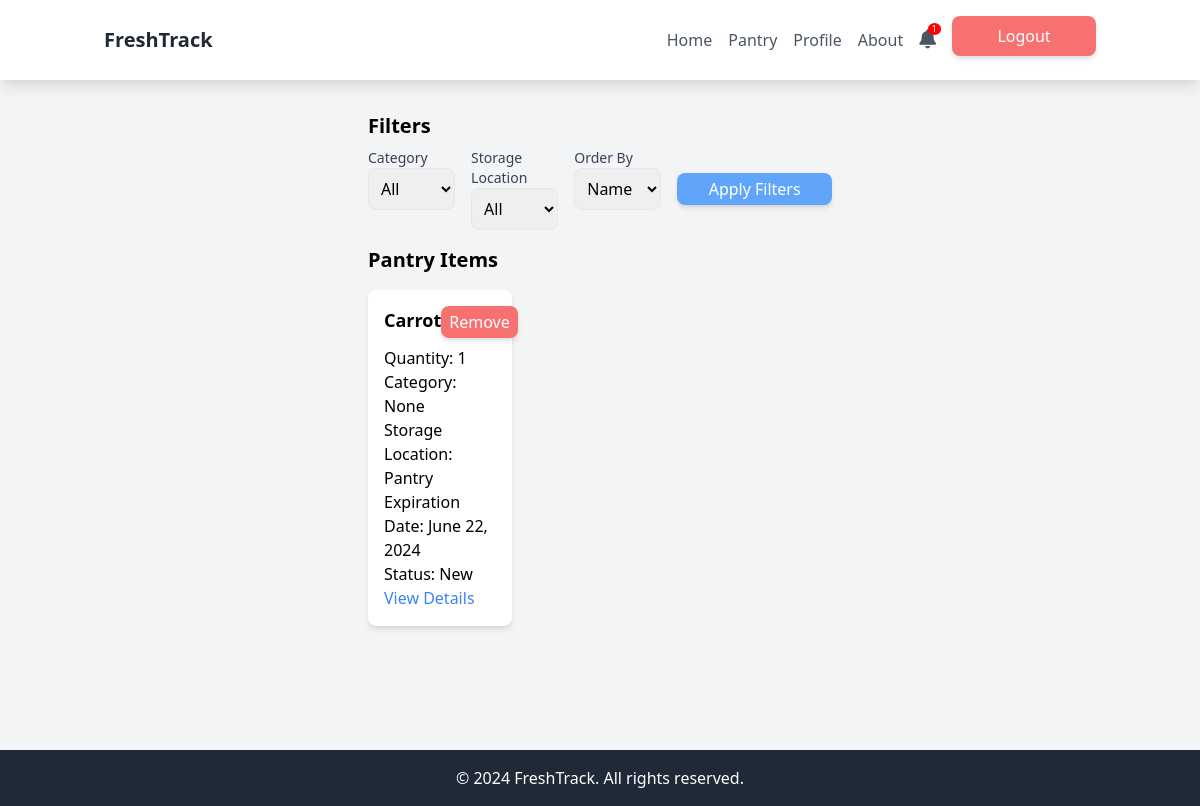
The app's page /pantry/ (signed in), older data.
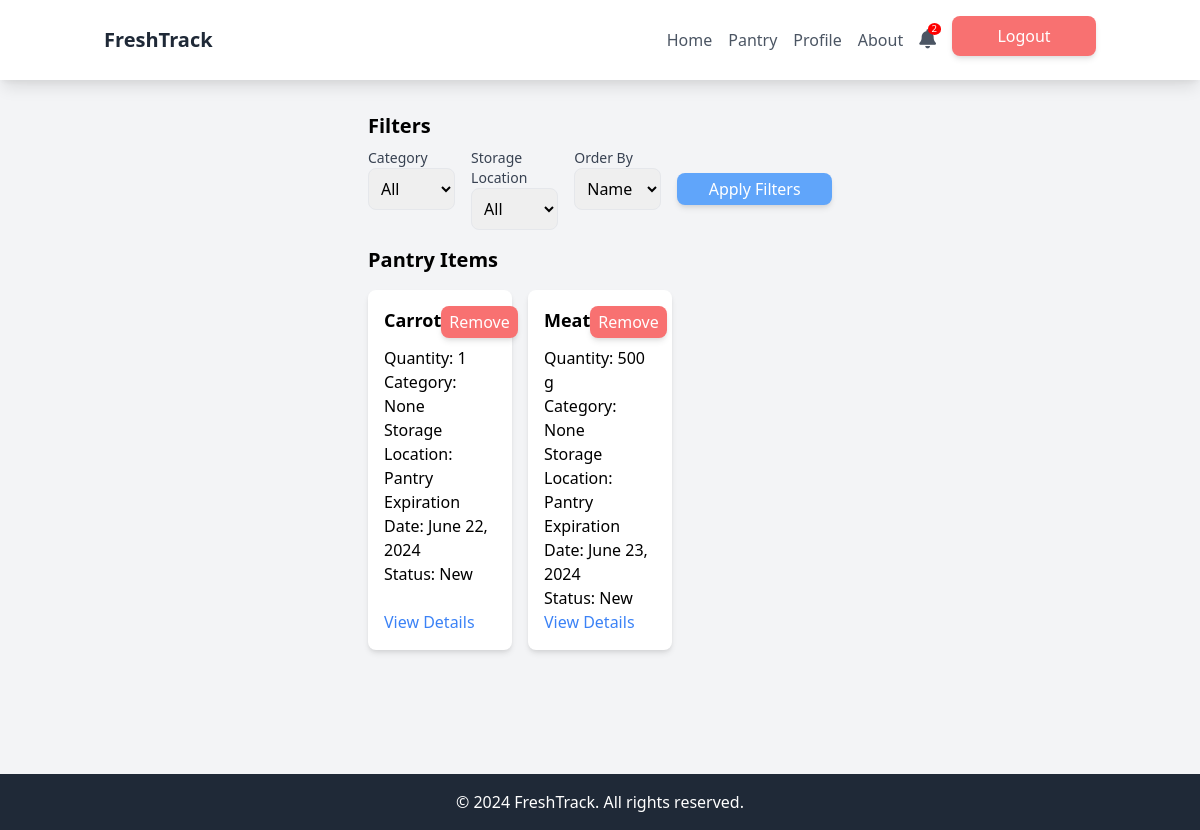
The same page, newer data.
### freshtrack/models.py (models this page shows, shortened)
class Product(models.Model):
    UNIT_CHOICES = [
        ('L', 'Litri'),
        ('g', 'Grammi'),
        ('u', 'Unità'),
    ]
    STATUS_CHOICES = [
        ('New', 'New'),
        ('Opened', 'Opened'),
    ]
    id = models.AutoField(primary_key=True)  # Campo AutoField per l'ID univoco
    user = models.ForeignKey(User, on_delete=models.CASCADE)
    name = models.CharField(max_length=100)
    quantity = models.PositiveIntegerField()
    unit_of_measure = models.CharField(max_length=1, choices=UNIT_CHOICES)
    expiration_date = models.DateField(blank=True, null=True, default=None)
    insertion_date = models.DateTimeField(auto_now_add=True)
    category = models.CharField(max_length=100, blank=True, null=True)
    notes = models.TextField(blank=True, null=True)
    status = models.CharField(max_length=100, choices=STATUS_CHOICES)
    storage_location = models.CharField(max_length=100, blank=True, null=True)
    always_in_stock = models.BooleanField(default=False)

### freshtrack/views/pantry_views.py (the view)
# urls.py: path('pantry/', pantry, name='pantry'),
@login_required
def pantry(request):
    user = request.user
    pantry_items = Product.objects.filter(user=user)
    categories = pantry_items.values_list('category', flat=True).distinct()
    storage_locations = ["Pantry", "Fridge", "Freezer", "Spices", "Beverages", "Other"]
    category_filter = request.GET.get('category')
    storage_location_filter = request.GET.get('storage_location')
    order_by = request.GET.get('order_by', 'name_asc')
    if category_filter:
        pantry_items = pantry_items.filter(category=category_filter)
    if storage_location_filter:
        pantry_items = pantry_items.filter(storage_location=storage_location_filter)
    if order_by == 'name_asc':
        pantry_items = pantry_items.order_by('name')
    elif order_by == 'name_desc':
        pantry_items = pantry_items.order_by('-name')
    elif order_by == 'expiration_date_asc':
        pantry_items = pantry_items.order_by('expiration_date')
    elif order_by == 'expiration_date_desc':
        pantry_items = pantry_items.order_by('-expiration_date')
    return render(request, 'pantry.html', {
        'pantry_items': pantry_items,
        'categories': categories,
        'storage_locations': storage_locations,
        'selected_category': category_filter,  # Passa il valore selezionato per il filtro categoria
        'selected_storage_location': storage_location_filter,  # Passa il valore selezionato per il filtro di posizione di archiviazione
        'order_by': order_by,  # Passa il criterio di ordinamento selezionato
    })

### freshtrack/context_processors.py (called while the page is built)
def notifications_count(request):
    if request.user.is_authenticated:
        count = Notification.objects.filter(user=request.user, is_read=False).count()
    else:
        count = 0
    return {
        'notifications_count': count
    }

### frontend/templates/pantry.html (shortened to what this page needs)
{% extends 'commonNAVaccount.html' %}
{% block content %}
<div class="flex-1 px-4 py-8 mx-auto w-full md:w-1/2 mt-20">
    <div class="mb-4">
        <h2 class="text-xl font-bold mb-2">Filters</h2>
        <form action="{% url 'pantry' %}" method="get">
            <div class="flex flex-wrap space-y-4 md:space-y-0 md:flex-nowrap md:space-x-4">
                <div class="w-full md:w-1/3">
                    <label for="category" class="block text-sm font-medium text-gray-700">Category</label>
                    <select name="category" id="category" class="p-2 border rounded-lg w-full">
                        <option value="">All</option>
                    </select>
                </div>
                <div class="w-full md:w-1/3">
                    <label for="storage_location" class="block text-sm font-medium text-gray-700">Storage Location</label>
                    <select name="storage_location" id="storage_location" class="p-2 border rounded-lg w-full">
                        <option value="">All</option>
                    </select>
                </div>
                <div class="w-full md:w-1/3">
                    <label for="order_by" class="block text-sm font-medium text-gray-700">Order By</label>
                    <select name="order_by" id="order_by" class="p-2 border rounded-lg w-full">
                        <option value="name_asc" {% if order_by == 'name_asc' %} selected {% endif %}>Name (A-Z)</option>
                    </select>
                </div>
                <div class="w-full flex items-center justify-center md:w-1/3">
                    <button type="submit" class="bg-blue-400 text-white py-1 px-2 rounded-lg shadow-md hover:bg-blue-500 transition duration-300 block md:inline-block w-40 text-center flex justify-center items-center">Apply Filters</button>
                </div>
            </div>
        </form>
    </div>
    <div class="mb-8">
        <h2 class="text-xl font-bold mb-4">Pantry Items</h2>
        <div class="grid grid-cols-1 sm:grid-cols-2 md:grid-cols-3 gap-4">
            {% for item in pantry_items %}
                <div class="bg-white rounded-lg shadow-md p-4 flex flex-col">
                    <div class="flex justify-between items-start mb-2">
                        <h3 class="text-lg font-semibold">{{ item.name }}</h3>
                        <form action="{% url 'remove_from_pantry_page' item.id %}" method="post">
                            <button type="submit" class="bg-red-400 text-white py-1 px-2 rounded-lg shadow-md hover:bg-red-500 transition duration-300 w-18 text-center self-start">Remove</button>
                        </form>
                    </div>
                    <p>Quantity: {{ item.quantity }} {% if item.unit_of_measure != 'u' %}{{ item.unit_of_measure }}{% endif %}</p>
                    <p>Category: {{ item.category }}</p>
                    <p>Storage Location: {{ item.storage_location }}</p>
                    <p>Expiration Date: {{ item.expiration_date }}</p>
                    <p>Status: {{ item.status }}</p>
                    <a href="{% url 'pantry_product_detail' item.id %}" class="text-blue-500 hover:underline mt-auto">View Details</a>
                </div>
            {% endfor %}
        </div>
    </div>
</div>
{% endblock %}

### frontend/templates/commonNAVaccount.html (shortened to what this page needs)
{% load static %}
<!DOCTYPE html>
<html lang="en">
<head>
    <link href="https://cdn.jsdelivr.net/npm/tailwindcss@^2.0/dist/tailwind.min.css" rel="stylesheet">
    <link href="https://cdnjs.cloudflare.com/ajax/libs/font-awesome/6.0.0-beta3/css/all.min.css" rel="stylesheet">
</head>
<body class="flex flex-col min-h-screen bg-gray-100">
    <nav class="bg-white shadow-lg h-20 fixed w-full z-50">
        <div class="container mx-auto px-4">
            <div class="flex justify-between items-center py-4">
                <h1 class="text-xl font-bold text-gray-800">FreshTrack</h1>
                <div class="flex items-center">
                    <div class="hidden md:flex space-x-4">
                        <a href="/home" class="text-gray-600 hover:text-gray-800">Home</a>
                        <a href="/pantry" class="text-gray-600 hover:text-gray-800">Pantry</a>
                        <a href="/profile" class="text-gray-600 hover:text-gray-800">Profile</a>
                        <a href="/about" class="text-gray-600 hover:text-gray-800">About</a>
                    </div>
                    <a href="/notifications" class="text-gray-600 hover:text-gray-800 ml-4 notifications-icon">
                        <i class="fas fa-bell"></i>
                        {% if notifications_count > 0 %}
                            <span class="badge">{{ notifications_count }}</span>
                        {% endif %}
                    </a>
                    <form action="{% url 'logout' %}" method="post" class="bg-red-400 text-white py-2 px-4 rounded-lg shadow-md hover:bg-red-500 transition duration-300 ml-4 block md:inline-block mb-2 w-36 text-center flex justify-center items-center">
                        <button type="submit" class="text-white">Logout</button>
                    </form>
                </div>
            </div>
        </div>
    </nav>
    <div class="content container mx-auto px-4">
        {% block content %}
        {% endblock %}
    </div>
    <footer class="bg-gray-800 text-white py-4">
        <div class="container mx-auto px-4">
            <p class="text-center">&copy; 2024 FreshTrack. All rights reserved.</p>
        </div>
    </footer>
</body>
</html>

### frontend/templates/commonNAVaccount.html (style rules this page uses)
body { margin: 0; padding: 0; display: flex; flex-direction: column; min-height: 100vh; }
.content { flex-grow: 1; padding-bottom: 60px; }
footer { background-color: #333; color: white; padding: 20px; width: 100%; position: relative; bottom: 0; }
.notifications-icon { position: relative; display: inline-block; }
.notifications-icon .fa-bell { font-size: 1.2rem; }
.notifications-icon .badge { position: absolute; top: -5px; right: -5px; padding: 1px 4px; border-radius: 50%; background-color: red; color: white; font-size: 0.6rem; line-height: 1; }

Row changes from the older to the newer data that the page shows:
added Product: name "Meat", quantity "500", unit_of_measure "g", category "None", storage_location "Pantry", expiration_date "June 23, 2024", status "New"
Text that changed along with them:
{{ notifications_count }}: "1" → "2"
